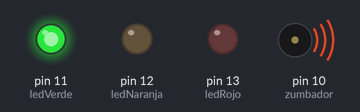
Bench run of a sketch on a simulated Arduino Uno, built with avr-gcc and run on an emulated ATmega328P. On the bench: output pins drawn as LEDs (lit = HIGH), buzzer (waves = sounding).

Above: at 2.5 s.
At 6.0 s:
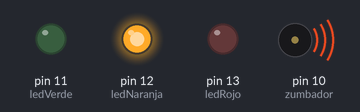
At 9.5 s:
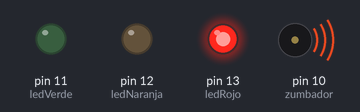
Timing chart, 0 to 13.8 s (numbered marks = the images above):
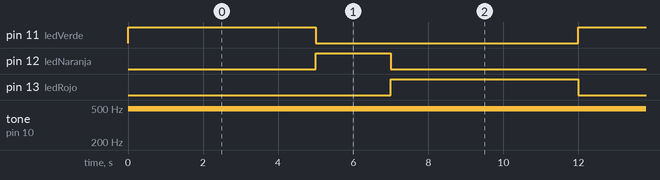

The sketch:

02-semaforo-mejora3.ino
```cpp
// Semáforo sonoro: pitidos lentos en verde y silencio en rojo

const int ledVerde = 11;    // LED verde conectado al pin 11
const int ledNaranja = 12;  // LED naranja conectado al pin 12
const int ledRojo = 13;     // LED rojo conectado al pin 13
const int zumbador = 10;    // zumbador conectado al pin 10

void setup() {
  pinMode(ledVerde, OUTPUT);
  pinMode(ledNaranja, OUTPUT);
  pinMode(ledRojo, OUTPUT);
  pinMode(zumbador, OUTPUT);
}

void loop() {
  // fase verde: 5 pitidos lentos (5 segundos)
  digitalWrite(ledVerde, HIGH);
  for (int i = 0; i < 5; i++) {
    analogWrite(zumbador, 125);  // suena
    delay(500);
    analogWrite(zumbador, 0);    // calla
    delay(500);
  }
  digitalWrite(ledVerde, LOW);

  // fase naranja: 2 segundos
  digitalWrite(ledNaranja, HIGH);
  delay(2000);
  digitalWrite(ledNaranja, LOW);

  // fase roja: 5 segundos en silencio
  digitalWrite(ledRojo, HIGH);
  delay(5000);
  digitalWrite(ledRojo, LOW);
}
```

Measured:
- by itself, pin 11 (ledVerde), pin 13 (ledRojo): alternates HIGH for 5.0 s and LOW for 7.0 s
- by itself, pin 12 (ledNaranja): alternates HIGH for 2.0 s and LOW for 10.0 s
- by itself, tone on pin 10 (zumbador): silent → 490 Hz at 0.00 s
